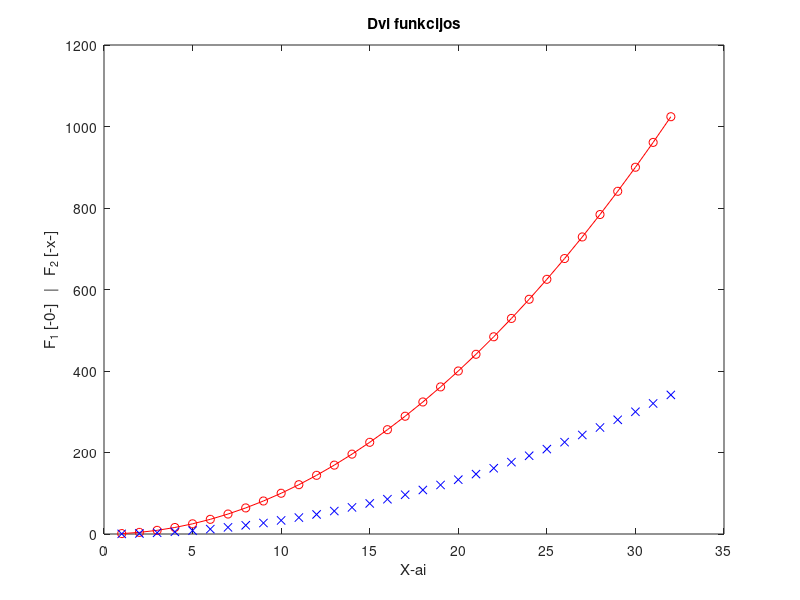

The MATLAB script that drew this image:
% Vardas: Nedas
% Pavardė: Gelumbeckas
% Grupė: EDIF-25/2
% Data: 2026-09-14

%% Pagrindinis skriptas

x = 1:32;
y = x.^2;

plot(x,y,'o-r',x,y/3,'xb')
title('Dvi funkcijos')
xlabel('X-ai')
ylabel('F_1 [-0-]   |   F_2 [-x-]')


%% Pagalba

% help sin
% help plot
% help title

% doc sin
% doc plot
% doc title


%% linspace, size ir max

% help linspace
% help size
% help max

% doc linspace
% doc size
% doc max

clear all

x2 = linspace(0,2*pi,10);
y2 = sin(x2);

dydis = size(x2);
didziausia = max(y2);


%% Matricos pavyzdys
clear all
A = [1 2 3; 4 5 6; 7 8 9];

[m,n] = size(A);
max_stulpeliai = max(A);
max_reiksme = max(A(:));
